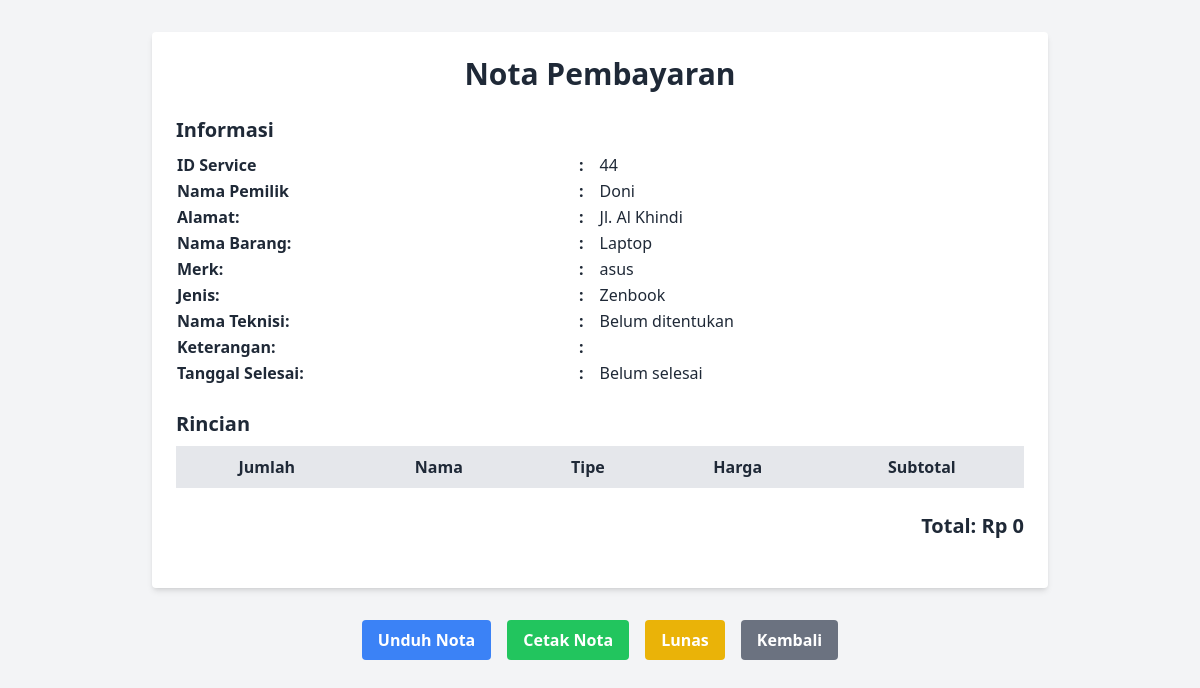
Page /html/nota.php?id=44 on the earlier database version.
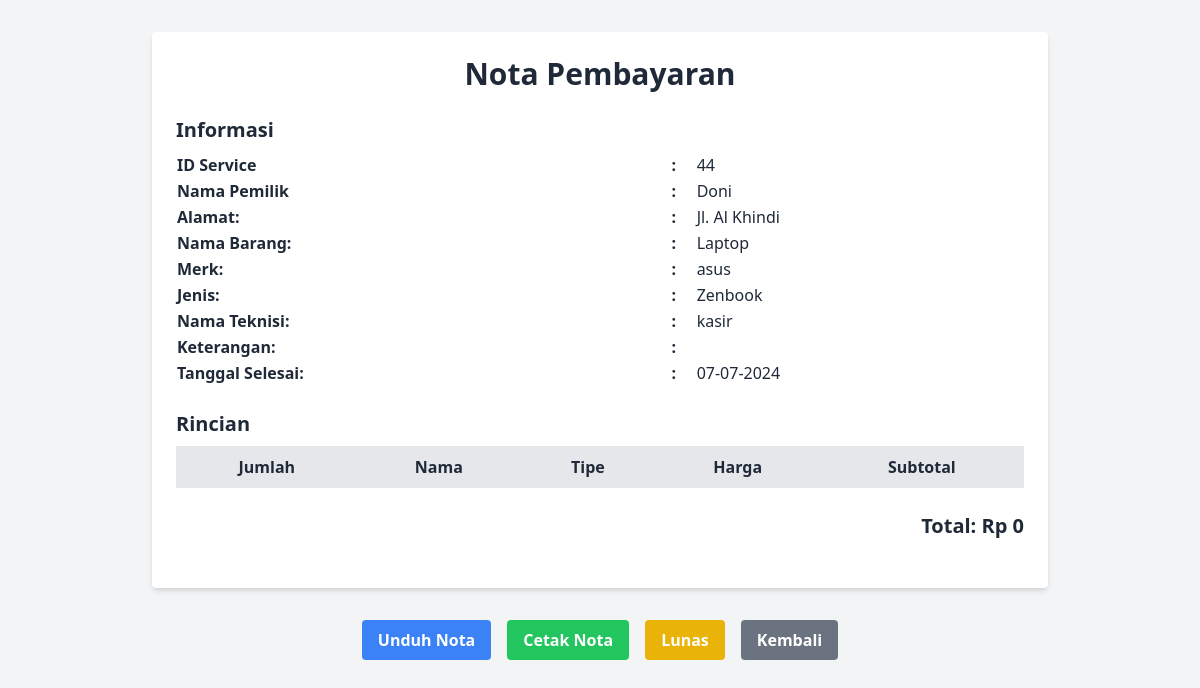
Same page on the later database version.
### tables this page shows
CREATE TABLE `barang` (
  `tanggal_input` datetime DEFAULT CURRENT_TIMESTAMP,
  `tanggal_selesai` datetime DEFAULT NULL,
  `nama_barang` varchar(100) NOT NULL,
  `jenis_barang` varchar(50) DEFAULT NULL,
  `merk_barang` varchar(50) DEFAULT NULL,
  `keluhan_barang` text,
  `id_pelanggan` int DEFAULT NULL,
  `status` enum('Belum Diperbaiki','Sedang Diperbaiki','Selesai Diperbaiki','') NOT NULL,
  `status_updated_at` timestamp NULL DEFAULT CURRENT_TIMESTAMP ON UPDATE CURRENT_TIMESTAMP,
  `ID_Service` int NOT NULL,
  `hubungi_kondisi` enum('Belum','Sudah') DEFAULT 'Belum',
  `hubungi_ambil` enum('Sudah','Belum') DEFAULT 'Belum',
  `diambil` enum('Sudah','Belum') DEFAULT 'Belum',
  `dibayar` enum('Sudah','Belum') DEFAULT 'Belum',
  `dikembalikan` enum('Sudah','Belum') NOT NULL DEFAULT 'Belum',
  `lunas` enum('Lunas','Belum') DEFAULT 'Belum'
);

CREATE TABLE `pelanggan` (
  `id_pelanggan` int NOT NULL,
  `nama` varchar(100) NOT NULL,
  `no_hp` varchar(20) NOT NULL,
  `alamat` varchar(20) NOT NULL
);

CREATE TABLE `user` (
  `id_user` int NOT NULL,
  `nama` varchar(100) NOT NULL,
  `username` varchar(50) NOT NULL,
  `no_hp` varchar(20) NOT NULL,
  `role` enum('admin','kasir','teknisi') NOT NULL,
  `password` varchar(255) NOT NULL
);

### html/nota.php (the view, shortened to what this page needs)
<?php
include '/laragon/www/FPPWEB/php/connect_db.php';
$id_barang = $_GET['id'];
$sql_barang = "SELECT b.*, p.nama, p.alamat, dk.keterangan_akhir, u.nama AS teknisi_nama
               FROM barang b
               JOIN pelanggan p ON b.id_pelanggan = p.id_pelanggan
               LEFT JOIN detail_keluhan dk ON b.ID_Service = dk.ID_Service
               LEFT JOIN user u ON dk.id_user = u.id_user
               WHERE b.ID_Service = ?";
$stmt_barang = $link->prepare($sql_barang);
$stmt_barang->bind_param("i", $id_barang);
$stmt_barang->execute();
$result_barang = $stmt_barang->get_result();
$row_barang = $result_barang->fetch_assoc();
$total_harga = 0;
$is_lunas = $row_barang['status'] === 'Lunas';
?>
<!DOCTYPE html>
<html lang="en">
<head>
  <script src="https://cdn.tailwindcss.com"></script>
</head>
<body class="bg-gray-100 text-gray-800">
  <div class="container mx-auto py-8 px-4">
    <div id="nota" class="bg-white rounded shadow-md p-6 mx-auto mb-8 w-full max-w-4xl">
      <h1 class="text-3xl font-bold text-center mb-6">Nota Pembayaran</h1>
      <div class="mb-6">
        <h2 class="text-xl font-semibold mb-2">Informasi </h2>
        <table class="min-w-full divide-y divide-gray-200">
          <tbody>
            <tr>
              <td class="font-semibold">ID Service</td>
              <td class="font-semibold">:</td>
              <td><?php echo $row_barang['ID_Service']; ?></td>
            </tr>
            <tr>
              <td class="font-semibold">Nama Pemilik</td>
              <td class="font-semibold">:</td>
              <td><?php echo $row_barang['nama']; ?></td>
            </tr>
            <tr>
              <td class="font-semibold">Alamat:</td>
              <td class="font-semibold">:</td>
              <td><?php echo $row_barang['alamat']; ?></td>
            </tr>
            <tr>
              <td class="font-semibold">Nama Barang:</td>
              <td class="font-semibold">:</td>
              <td><?php echo $row_barang['nama_barang']; ?></td>
            </tr>
            <tr>
              <td class="font-semibold">Merk:</td>
              <td class="font-semibold">:</td>
              <td><?php echo $row_barang['merk_barang']; ?></td>
            </tr>
            <tr>
              <td class="font-semibold">Jenis:</td>
              <td class="font-semibold">:</td>
              <td><?php echo $row_barang['jenis_barang']; ?></td>
            </tr>
            <tr>
              <td class="font-semibold">Nama Teknisi:</td>
              <td class="font-semibold">:</td>
              <td><?php echo $row_barang['teknisi_nama'] ?? 'Belum ditentukan'; ?></td>
            </tr>
            <tr>
              <td class="font-semibold">Keterangan:</td>
              <td class="font-semibold">:</td>
              <td><?php echo $row_barang['keterangan_akhir']; ?></td>
            </tr>
            <tr>
              <td class="font-semibold">Tanggal Selesai:</td>
              <td class="font-semibold">:</td>
              <td>
                <?php
                if ($row_barang['status'] === 'Selesai Diperbaiki') {
                  echo date('d-m-Y', strtotime($row_barang['status_updated_at']));
                } else {
                  echo 'Belum selesai';
                }
                ?>
              </td>
            </tr>
          </tbody>
        </table>
      </div>
      <div class="mb-6">
        <h2 class="text-xl font-semibold mb-2">Rincian</h2>
        <table class="w-full table-auto border-collapse border border-gray-400">
          <thead>
            <tr class="bg-gray-200">
              <th class="px-4 py-2 border">Jumlah</th>
              <th class="px-4 py-2 border">Nama</th>
              <th class="px-4 py-2 border">Tipe</th>
              <th class="px-4 py-2 border">Harga</th>
              <th class="px-4 py-2 border">Subtotal</th>
            </tr>
          </thead>
        </table>
      </div>
      <div class="text-right mb-6">
        <p class="text-xl font-semibold">Total: Rp <?php echo number_format($total_harga, 0, ',', '.'); ?></p>
      </div>
    </div>
    <div class="flex justify-center space-x-4">
      <button onclick="downloadPDF()" class="bg-blue-500 hover:bg-blue-700 text-white font-bold py-2 px-4 rounded">
        Unduh Nota
      </button>
      <button onclick="window.print()" class="bg-green-500 hover:bg-green-700 text-white font-bold py-2 px-4 rounded">
        Cetak Nota
      </button>
      <?php if (!$is_lunas) : ?>
        <button id="lunasBtn" class="bg-yellow-500 hover:bg-yellow-700 text-white font-bold py-2 px-4 rounded">
          Lunas
        </button>
      <?php endif; ?>
      <a href="/html/kasir-Dashboard.php" class="bg-gray-500 hover:bg-gray-700 text-white font-bold py-2 px-4 rounded">
        Kembali
      </a>
    </div>
  </div>
</body>
</html>

Differences in the rows shown:
changed barang "Laptop": user.nama (not shown) → "kasir"; status_updated_at (not shown) → "07-07-2024"
Other differences:
$row_barang['teknisi_nama']: "Belum ditentukan" → (not shown)
text no longer shown: "Belum selesai"
